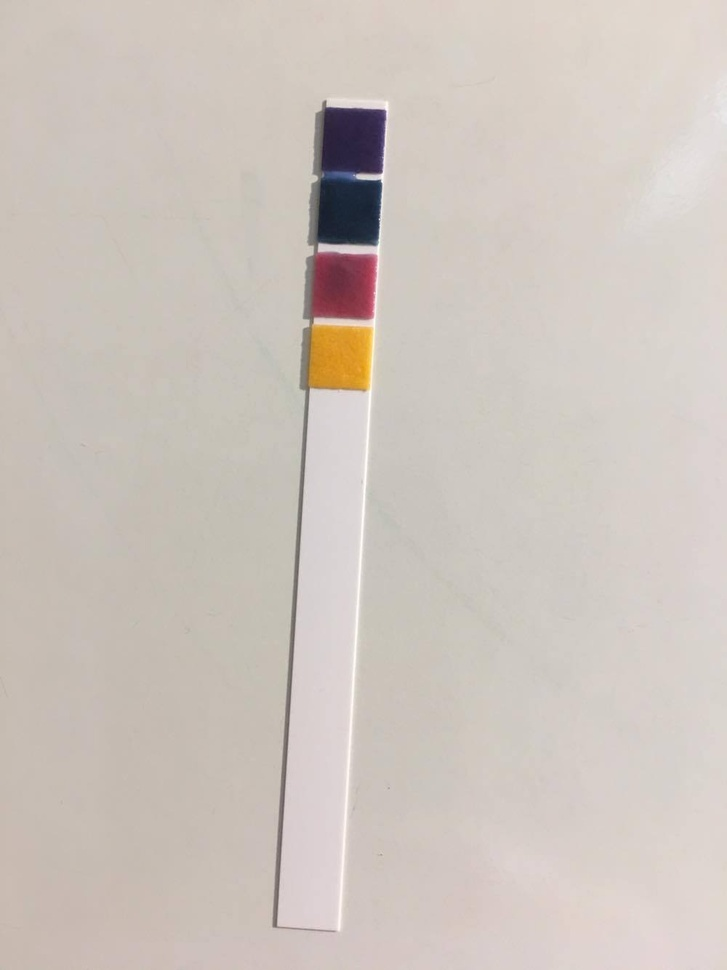
#> input picture raw_data/10p0_00.jpg, 727 x 970 px, shrunk from 1000 x 1334 before the run
$ python -i preprocessing_utils.py   (imports and definitions only)
#> lines starting #> are read from the running program, lines starting #| are printed output that depends on the picture; after the words box and inside, x2 and y2 are one past the last pixel; in counts of white or black regions, pixels touching at a corner belong together
#> further down, picture is the input picture: shape (970, 727, 3); mean B, G, R 189.9, 196.6, 205.4
# coding: utf-8

import numpy as np
import cv2
import numpy.ma as ma
import cv2
from matplotlib import pyplot as plt
from skimage import filters
from scipy import ndimage
from matplotlib.colors import rgb_to_hsv, hsv_to_rgb


def convert_image_to_data(image):
    masked_image = create_masked_image(image)
    return get_data_from_masked_image(masked_image)


def partition_image(img_masked, num_partitions = 4):
    zero_row = np.zeros(img_masked.shape[1:])
    partitions = []
    cut_start_index = 0
    should_cut = False

    for i, row in enumerate(img_masked):
        row_is_zero = np.all(np.equal(row, zero_row))
        if not should_cut and not row_is_zero:
            should_cut = True
        elif should_cut and row_is_zero:
            partitions.append(img_masked[cut_start_index : i + 1])
            cut_start_index = i + 1
            should_cut = False
            if len(partitions) == num_partitions:
                return partitions
    print("Warning: Didn't reach full number of partitions {}, \
        returning {} partitions instead".format(num_partitions, len(partitions)))
    return partitions


def compute_avg_colored_pixel(partition):
    zero_row = np.zeros(partition.shape[2], dtype='int64')
    pixels = partition.reshape(-1, partition.shape[-1])
    non_black_pixel_indices = np.where(np.any(pixels != zero_row, axis=1))
    non_black_pixels = pixels[non_black_pixel_indices]
    return np.average(non_black_pixels, axis=0)


def get_data_from_masked_image(masked_image):
    # masked_image = cv2.imread(img_path)
    # y = img_path[12:-7].replace('p', '.')
    partitions = partition_image(masked_image)
    avg_pixels = [compute_avg_colored_pixel(partition) for partition in partitions]
    X = np.asmatrix(np.concatenate(avg_pixels).ravel())
    return X #, y


def create_masked_image(img):
    # img = cv2.imread(img_path)
    # print(img.shape)
    img = img[5:-500,25:-25]
    # print(img.shape)
    gray = cv2.cvtColor(img,cv2.COLOR_BGR2GRAY)

    kernel = np.ones((3,3),np.uint8)
    init_closed = cv2.morphologyEx(gray,cv2.MORPH_CLOSE,kernel, iterations = 10)

    gray = init_closed
    sobel_v = filters.sobel_v(gray)
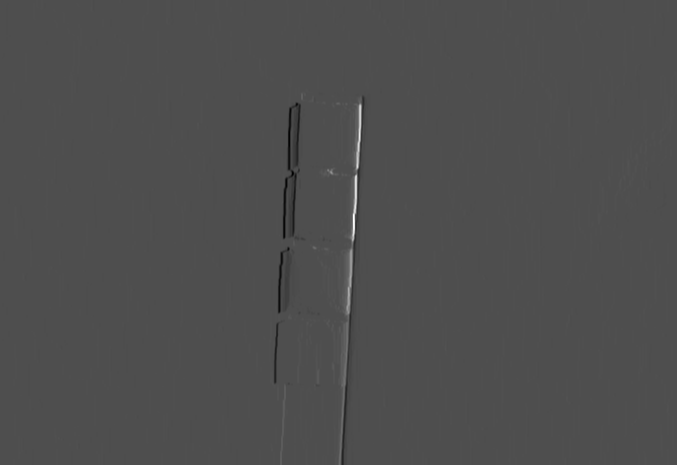
#> sobel_v: shape (465, 677) float64; min -0.292, max 0.655, mean 0.000242; drawn with min black and max white
    sobel_h = filters.sobel_h(gray)
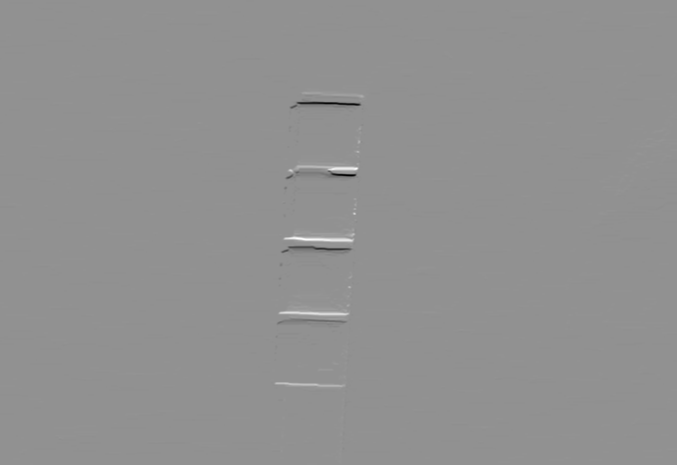
#> sobel_h: shape (465, 677) float64; min -0.573, max 0.428, mean -0.000119; drawn with min black and max white
    sobel_v = filters.gaussian(sobel_v, sigma=2.0)
    sobel_h = filters.gaussian(sobel_h, sigma=2.0)

    # plt.imshow(sobel_h, cmap='gray')
    # plt.show()
    mask_v = np.abs(sobel_v) > .03
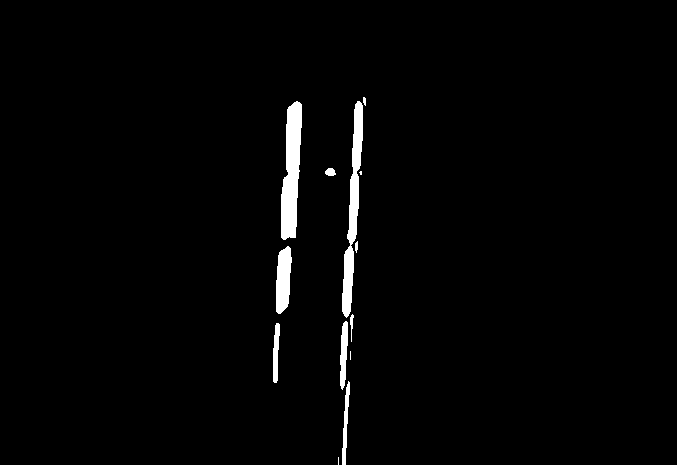
#> mask_v: shape (465, 677) bool; 1.9% white; 13 white regions (3 under 20 px), largest, box (x1, y1, x2, y2) and area: (281, 101, 302, 240) 2017, (342, 101, 363, 318) 1854, (276, 246, 292, 314) 831
    mask_h = np.abs(sobel_h) > .03
#> mask_h: shape (465, 677) bool; 1.4% white; 9 white regions (2 under 20 px), largest, box (x1, y1, x2, y2) and area: (285, 163, 360, 181) 971, (283, 231, 355, 245) 712, (289, 98, 363, 110) 687
    # Coordinates of non-black pixels.
    coords_y = np.argwhere(mask_v)
#> coords_y = 5908 pairs, first value 97 to 464, second value 273 to 365
    coords_x = np.argwhere(mask_h)
#> coords_x = 4375 pairs, first value 94 to 388, second value 275 to 362

    # Bounding box of non-black pixels.
    x0 = max(coords_x.min(axis=0)[0] - 50,0)
#> x0 = 44
    x1 = coords_x.max(axis=0)[0] + 51
#> x1 = 439
    y0 = max(coords_y.min(axis=0)[1] - 50,0)
#> y0 = 223
    y1 = coords_y.max(axis=0)[1] + 51
#> y1 = 416
    # print(x0,x1,y0,y1)

    # Get the contents of the bounding box.
    cropped_gray = gray[x0:x1, y0:y1]
    cropped_img = img[x0:x1, y0:y1]
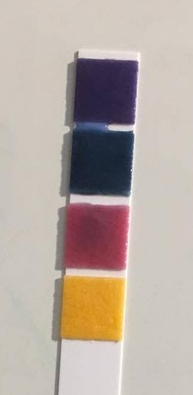
#> cropped_img: shape (395, 193, 3); mean of channels 0, 1, 2 163.6, 171.6, 184.3; drawn as B, G, R
    # plt.imshow(cropped_gray)
    # plt.show()

    thresh_val = np.median(cropped_gray)/1.05
#> thresh_val = 191.4
    ret, thresh = cv2.threshold(cropped_gray,thresh_val,255,cv2.THRESH_BINARY_INV)
#> thresh: shape (395, 193); 24.2% white; 3 white regions, box (x1, y1, x2, y2) and area: (61, 58, 137, 197) 9528, (56, 203, 128, 271) 4630, (52, 277, 121, 342) 4280
#> ret = 191
    # plt.imshow(thresh, cmap='gray')
    # plt.show()
    kernel = np.ones((3,3),np.uint8)
    # plt.imshow(thresh)
    # plt.show()

    closing = cv2.morphologyEx(thresh,cv2.MORPH_CLOSE,kernel, iterations = 2)
#> closing: shape (395, 193); 24.2% white; 3 white regions, box (x1, y1, x2, y2) and area: (61, 58, 137, 197) 9572, (56, 203, 128, 271) 4630, (52, 277, 121, 342) 4280
    # plt.imshow(closing)
    # plt.show()
    blobs, num_blobs = ndimage.label(closing)
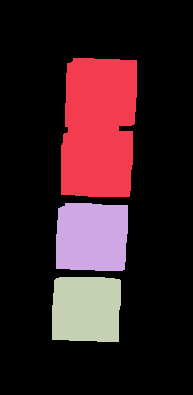
#> blobs: shape (395, 193) int32; 4 distinct labels, from 0 to 3; one colour per label, 0 black
#> num_blobs = 3

    iters = 5
    opening = closing
    while num_blobs < 4:
        opening = cv2.morphologyEx(closing,cv2.MORPH_OPEN,kernel, iterations = iters)
        iters += 5
        blobs, num_blobs = ndimage.label(opening)
#> this loop made 6 passes
#> (iters, num_blobs) on passes 1 to 6: (10, 3), (15, 3), (20, 3), (25, 3), (30, 3), (35, 4)
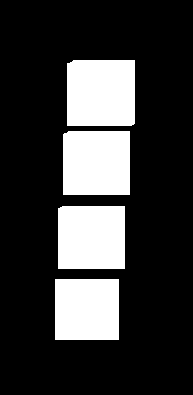
#> opening: shape (395, 193); 22.1% white; 4 white regions, box (x1, y1, x2, y2) and area: (67, 60, 135, 126) 4470, (63, 131, 130, 195) 4278, (58, 206, 125, 269) 4215, (55, 279, 119, 340) 3904
#> after the loop, iters = 35
    # plt.imshow(opening)
    # plt.show()

    dist_transform = cv2.distanceTransform(opening,cv2.DIST_L2,5)
    ret, sure_fg = cv2.threshold(dist_transform,0.4*dist_transform.max(),255,0)
#> sure_fg: shape (395, 193) float32; 8% white; 4 white regions, box (x1, y1, x2, y2) and area: (80, 73, 122, 113) 1680, (76, 144, 117, 182) 1558, (71, 219, 112, 256) 1517, (68, 292, 106, 327) 1330
#> ret = 13.2
    # plt.imshow(sure_fg)
    # plt.show()

    mask = cv2.cvtColor(sure_fg,cv2.COLOR_GRAY2RGB)
    img_masked = cropped_img.copy()
    img_masked[mask==0] = 0
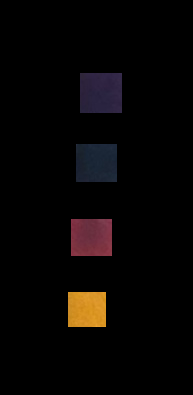
#> img_masked: shape (395, 193, 3); mean of channels 0, 1, 2 4.4, 5.1, 7.7; drawn as B, G, R
    # [4 lines of commented-out code are left out]
    return img_masked


def adjust_gamma(image, gamma=None):
    # build a lookup table mapping the pixel values [0, 255] to
    # their adjusted gamma values
    if gamma is None:
        gamma = np.random.uniform(0.5, 1.5)
        # gamma = 0.75
    # print(gamma)
    invGamma = 1.0 / gamma
    table = np.array([((i / 255.0) ** invGamma) * 255
        for i in np.arange(0, 256)]).astype('uint8')

    # apply gamma correction using the lookup table
    return cv2.LUT(image.astype('uint8'), table)


def rotate_colors(img, degrees=None):

    if degrees is None:
        degrees = np.random.uniform(-90, 90)

    hsv_img = rgb_to_hsv(img/255)
    hsv_img[:, :, 0] = (hsv_img[:, :, 0] + -degrees/360.0) % 1.0
    # hsv_img[:, :, 1] = hsv_img[:, :, 1] ** 0.65
    rgb_img = hsv_to_rgb(hsv_img)
    rgb_img *= 255

    return rgb_img


def recolor_images(images, color_options={'gamma' : False, 'rotate' : False}):

    images = np.array(images)
    recolored_images = []
    for i in range(images.shape[0]):
        image = images[i]
        # We adjust gamma first, as that is what was working for us previously
        if color_options['gamma']:
            image = adjust_gamma(image)
        if color_options['rotate']:
            image = rotate_colors(image)
        recolored_images.append(image)

    return recolored_images

>>> import cv2
>>> picture = cv2.imread('raw_data/10p0_00.jpg')
>>> result = convert_image_to_data(picture)
#> the loop in partition_image, `for i, row in enumerate(img_masked):` made 328 passes
#> (row_is_zero, should_cut) on passes 74, 114, 145, 183, 220, 257, 293, 328: (False, True), (True, False), (False, True), (True, False), (False, True), (True, False), (False, True), (True, False)
#> after the loop in partition_image, `for i, row in enumerate(img_masked):`: cut_start_index = 328; partitions = 4 items; should_cut = False
#> in get_data_from_masked_image, `partitions = partition_image(masked_image)`: partitions = 4 items
#> in get_data_from_masked_image, `avg_pixels = [compute_avg_colored_pixel(partition) for partition in pa..`: avg_pixels = [[64.39, 36.12, 45.06], [52.54, 37.23, 27.27], [66.08, 50.35, 120.1], [36.37, 147.4, 216]]

$ run again, on raw_data/10p0_01.jpg
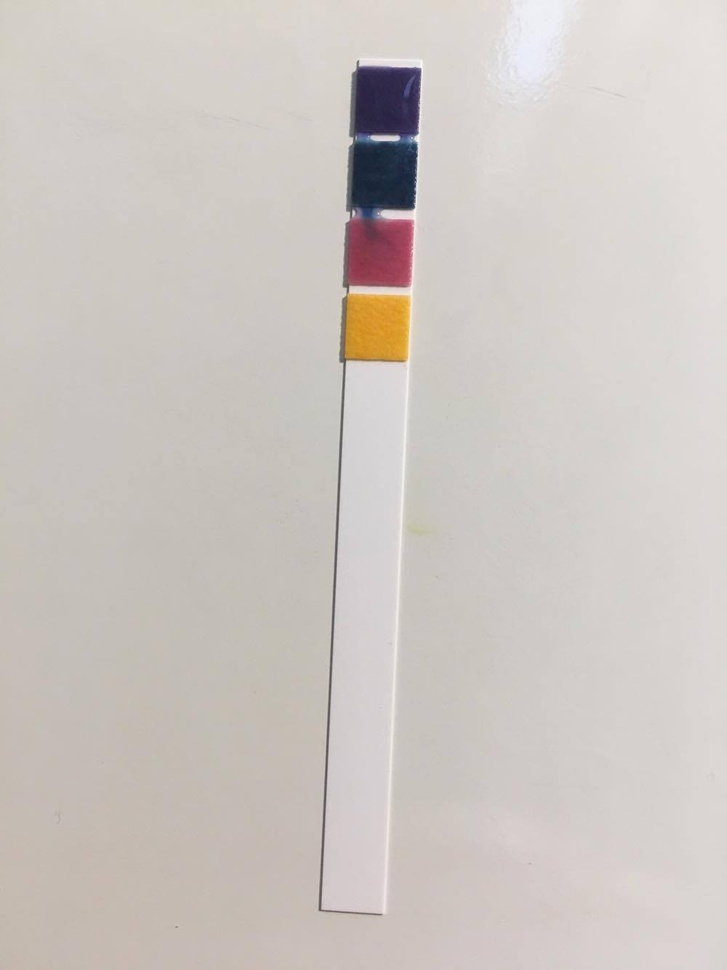
#> input picture raw_data/10p0_01.jpg, 727 x 970 px, shrunk from 1000 x 1334 before the run
#> picture is the input picture: shape (970, 727, 3); mean B, G, R 194.4, 198.8, 205.2
#> in create_masked_image, `mask_v = np.abs(sobel_v) > .03`:
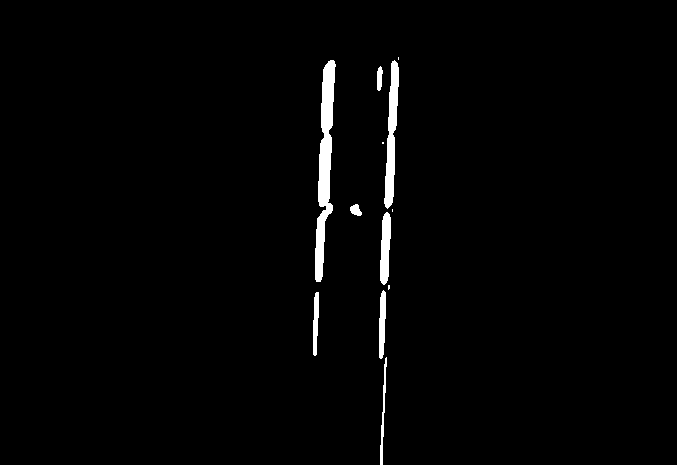
#> mask_v: shape (465, 677) bool; 1.7% white; 12 white regions (4 under 20 px), largest, box (x1, y1, x2, y2) and area: (315, 60, 336, 282) 2291, (384, 60, 399, 209) 1198, (380, 212, 391, 285) 601
#> mask_h: shape (465, 677) bool; 1.4% white; 10 white regions (3 under 20 px), largest, box (x1, y1, x2, y2) and area: (322, 125, 395, 144) 1144, (325, 57, 398, 71) 727, (320, 197, 392, 210) 674
#> coords_y = 5249 pairs, first value 57 to 464, second value 313 to 398
#> coords_x = 4451 pairs, first value 54 to 359, second value 315 to 397
#> x0 = 4
#> x1 = 410
#> y0 = 263
#> y1 = 449
#> thresh_val = 196.2
#> thresh: shape (406, 186); 25.3% white; 3 white regions, box (x1, y1, x2, y2) and area: (55, 131, 129, 279) 9786, (62, 57, 133, 129) 4851, (52, 285, 120, 353) 4493
#> in create_masked_image, `ret, thresh = cv2.threshold(cropped_gray,thresh_val,255,cv2.THRESH_BIN..`: ret = 196
#> closing: shape (406, 186); 25.4% white; 2 white regions, box (x1, y1, x2, y2) and area: (55, 57, 133, 279) 14703, (52, 285, 120, 353) 4493
#> in create_masked_image, `blobs, num_blobs = ndimage.label(closing)`: num_blobs = 2
#> the loop in create_masked_image, `while num_blobs < 4:` made 3 passes
#> after the loop in create_masked_image, `while num_blobs < 4:`: iters = 20
#> sure_fg: shape (406, 186) float32; 8.9% white; 4 white regions, box (x1, y1, x2, y2) and area: (73, 146, 115, 188) 1745, (76, 71, 118, 113) 1722, (69, 221, 110, 264) 1692, (66, 300, 106, 339) 1539
#> in create_masked_image, `ret, sure_fg = cv2.threshold(dist_transform,0.4*dist_transform.max(),2..`: ret = 14
#> in create_masked_image, `img_masked[mask==0] = 0`:
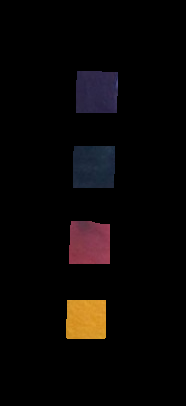
#> img_masked: shape (406, 186, 3); mean of channels 0, 1, 2 5.6, 6.3, 9.2; drawn as B, G, R
#> the loop in partition_image, `for i, row in enumerate(img_masked):` made 340 passes
#> (row_is_zero, should_cut) on passes 72, 114, 147, 189, 222, 265, 301, 340: (False, True), (True, False), (False, True), (True, False), (False, True), (True, False), (False, True), (True, False)
#> after the loop in partition_image, `for i, row in enumerate(img_masked):`: cut_start_index = 340; partitions = 4 items; should_cut = False
#> in get_data_from_masked_image, `partitions = partition_image(masked_image)`: partitions = 4 items
#> avg_pixels = [[71.97, 40.31, 46.1], [59.64, 41.74, 29.23], [77.67, 58.73, 135.6], [41.66, 150.2, 216.1]]

$ run again, on raw_data/10p0_02.jpg
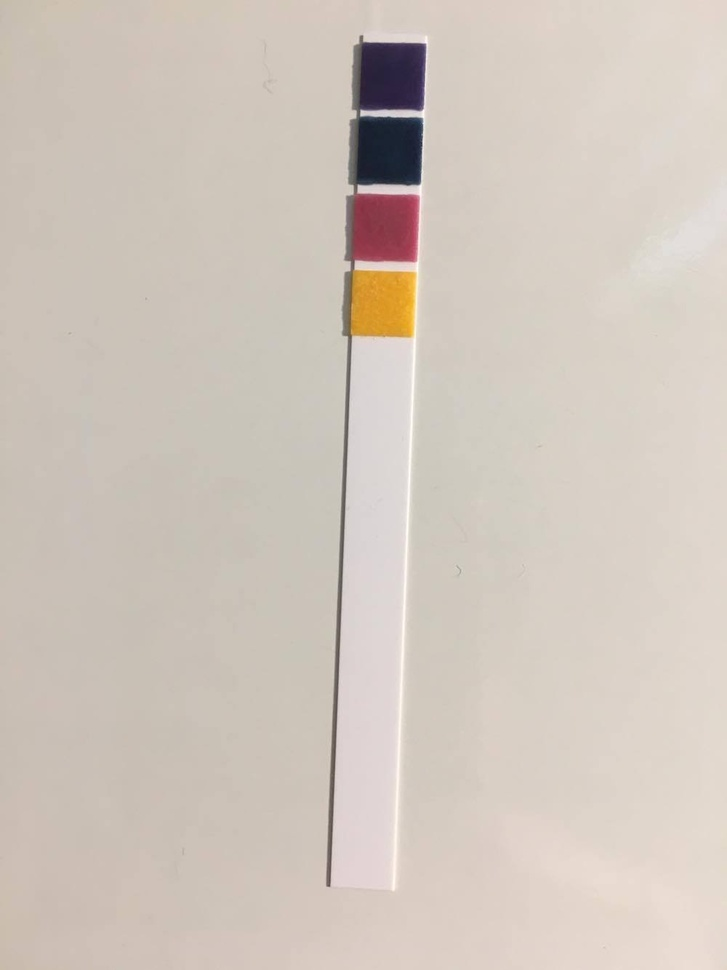
#> input picture raw_data/10p0_02.jpg, 727 x 970 px, shrunk from 1000 x 1334 before the run
#> picture is the input picture: shape (970, 727, 3); mean B, G, R 189, 198.3, 208.3
#> in create_masked_image, `mask_v = np.abs(sobel_v) > .03`:
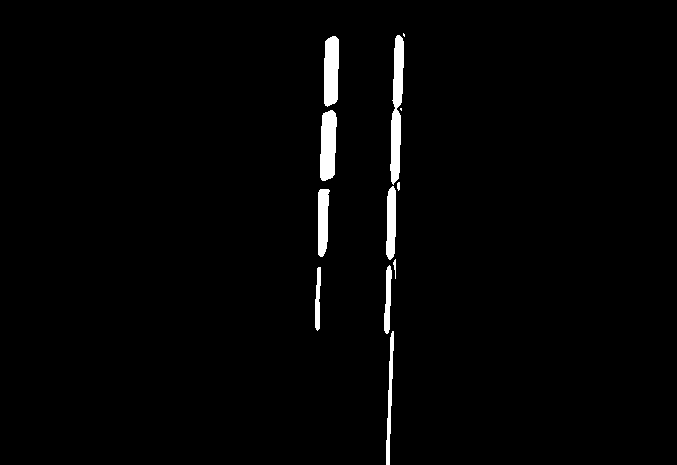
#> mask_v: shape (465, 677) bool; 1.8% white; 12 white regions (2 under 20 px), largest, box (x1, y1, x2, y2) and area: (390, 35, 404, 185) 1324, (320, 110, 337, 181) 1004, (324, 36, 339, 107) 945
#> mask_h: shape (465, 677) bool; 1.5% white; 7 white regions, largest, box (x1, y1, x2, y2) and area: (324, 99, 401, 118) 1296, (322, 173, 398, 184) 734, (327, 33, 403, 44) 669
#> coords_y = 5739 pairs, first value 33 to 464, second value 315 to 404
#> coords_x = 4707 pairs, first value 33 to 334, second value 318 to 402
#> x0 = 0
#> x1 = 385
#> y0 = 265
#> y1 = 455
#> thresh_val = 192.4
#> thresh: shape (385, 190); 26.8% white; 4 white regions, box (x1, y1, x2, y2) and area: (58, 111, 133, 181) 5059, (62, 37, 136, 106) 5000, (55, 188, 129, 257) 4961, (52, 266, 123, 332) 4548
#> in create_masked_image, `ret, thresh = cv2.threshold(cropped_gray,thresh_val,255,cv2.THRESH_BIN..`: ret = 192
#> blobs: shape (385, 190) int32; 5 distinct labels, from 0 to 4
#> num_blobs = 4
#> after the loop in create_masked_image, `while num_blobs < 4:`: iters = 5
#> sure_fg: shape (385, 190) float32; 9.7% white; 4 white regions, box (x1, y1, x2, y2) and area: (72, 125, 119, 167) 1873, (76, 51, 122, 92) 1850, (69, 202, 115, 243) 1820, (66, 280, 109, 318) 1581
#> in create_masked_image, `ret, sure_fg = cv2.threshold(dist_transform,0.4*dist_transform.max(),2..`: ret = 14
#> in create_masked_image, `img_masked[mask==0] = 0`:
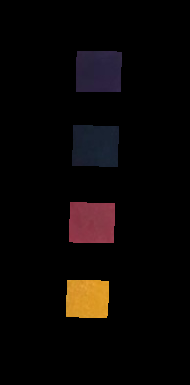
#> img_masked: shape (385, 190, 3); mean of channels 0, 1, 2 5.5, 6.5, 10; drawn as B, G, R
#> the loop in partition_image, `for i, row in enumerate(img_masked):` made 319 passes
#> (row_is_zero, should_cut) on passes 52, 93, 126, 168, 203, 244, 281, 319: (False, True), (True, False), (False, True), (True, False), (False, True), (True, False), (False, True), (True, False)
#> after the loop in partition_image, `for i, row in enumerate(img_masked):`: cut_start_index = 319; partitions = 4 items; should_cut = False
#> in get_data_from_masked_image, `partitions = partition_image(masked_image)`: partitions = 4 items
#> avg_pixels = [[62.12, 35.25, 43.08], [48.85, 33.96, 25.61], [72.19, 57.18, 140], [41.51, 152.7, 219.1]]
